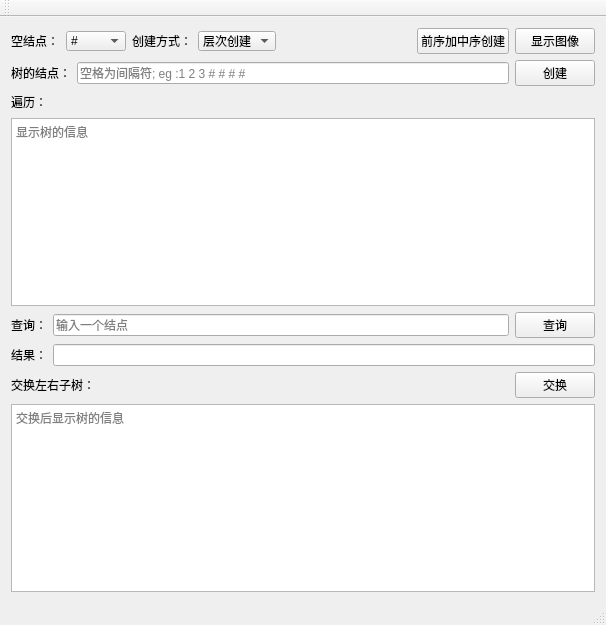
<?xml version="1.0" encoding="UTF-8"?>
<ui version="4.0">
 <class>CreatBinaryTreeClass</class>
 <widget class="QMainWindow" name="CreatBinaryTreeClass">
  <property name="geometry">
   <rect>
    <x>0</x>
    <y>0</y>
    <width>606</width>
    <height>625</height>
   </rect>
  </property>
  <property name="minimumSize">
   <size>
    <width>0</width>
    <height>0</height>
   </size>
  </property>
  <property name="maximumSize">
   <size>
    <width>16777215</width>
    <height>16777215</height>
   </size>
  </property>
  <property name="windowTitle">
   <string>CreatBinaryTree</string>
  </property>
  <widget class="QWidget" name="centralWidget">
   <property name="minimumSize">
    <size>
     <width>0</width>
     <height>0</height>
    </size>
   </property>
   <layout class="QVBoxLayout" name="verticalLayout">
    <item>
     <layout class="QHBoxLayout" name="horizontalLayout_3">
      <item>
       <layout class="QHBoxLayout" name="horizontalLayout">
        <property name="spacing">
         <number>7</number>
        </property>
        <item>
         <widget class="QLabel" name="label">
          <property name="maximumSize">
           <size>
            <width>16777215</width>
            <height>20</height>
           </size>
          </property>
          <property name="text">
           <string>空结点：</string>
          </property>
         </widget>
        </item>
        <item>
         <widget class="QComboBox" name="comboBox">
          <property name="minimumSize">
           <size>
            <width>60</width>
            <height>0</height>
           </size>
          </property>
          <property name="maximumSize">
           <size>
            <width>16777215</width>
            <height>20</height>
           </size>
          </property>
          <item>
           <property name="text">
            <string>#</string>
           </property>
          </item>
          <item>
           <property name="text">
            <string>-1</string>
           </property>
          </item>
          <item>
           <property name="text">
            <string>;</string>
           </property>
          </item>
          <item>
           <property name="text">
            <string>,</string>
           </property>
          </item>
          <item>
           <property name="text">
            <string>.</string>
           </property>
          </item>
         </widget>
        </item>
       </layout>
      </item>
      <item>
       <layout class="QHBoxLayout" name="horizontalLayout_2">
        <item>
         <widget class="QLabel" name="label_2">
          <property name="maximumSize">
           <size>
            <width>16777215</width>
            <height>20</height>
           </size>
          </property>
          <property name="text">
           <string>创建方式：</string>
          </property>
         </widget>
        </item>
        <item>
         <widget class="QComboBox" name="comboBox_2">
          <property name="maximumSize">
           <size>
            <width>16777215</width>
            <height>20</height>
           </size>
          </property>
          <item>
           <property name="text">
            <string>层次创建</string>
           </property>
          </item>
          <item>
           <property name="text">
            <string>前序创建</string>
           </property>
          </item>
         </widget>
        </item>
        <item>
         <spacer name="horizontalSpacer">
          <property name="orientation">
           <enum>Qt::Horizontal</enum>
          </property>
          <property name="sizeHint" stdset="0">
           <size>
            <width>40</width>
            <height>20</height>
           </size>
          </property>
         </spacer>
        </item>
        <item>
         <widget class="QPushButton" name="twovisitButton">
          <property name="text">
           <string>前序加中序创建</string>
          </property>
         </widget>
        </item>
        <item>
         <widget class="QPushButton" name="showButton">
          <property name="text">
           <string>显示图像</string>
          </property>
         </widget>
        </item>
       </layout>
      </item>
     </layout>
    </item>
    <item>
     <layout class="QHBoxLayout" name="horizontalLayout_4">
      <item>
       <widget class="QLabel" name="label_3">
        <property name="text">
         <string>树的结点：</string>
        </property>
       </widget>
      </item>
      <item>
       <widget class="QLineEdit" name="lineEdit">
        <property name="placeholderText">
         <string>空格为间隔符; eg :1 2 3 # # # #</string>
        </property>
       </widget>
      </item>
      <item>
       <widget class="QPushButton" name="pushButton">
        <property name="text">
         <string>创建</string>
        </property>
       </widget>
      </item>
     </layout>
    </item>
    <item>
     <layout class="QHBoxLayout" name="horizontalLayout_5">
      <item>
       <widget class="QLabel" name="label_4">
        <property name="text">
         <string>遍历：</string>
        </property>
       </widget>
      </item>
      <item>
       <spacer name="horizontalSpacer_2">
        <property name="orientation">
         <enum>Qt::Horizontal</enum>
        </property>
        <property name="sizeHint" stdset="0">
         <size>
          <width>40</width>
          <height>20</height>
         </size>
        </property>
       </spacer>
      </item>
     </layout>
    </item>
    <item>
     <widget class="QPlainTextEdit" name="plainTextEdit">
      <property name="sizePolicy">
       <sizepolicy hsizetype="Expanding" vsizetype="Expanding">
        <horstretch>0</horstretch>
        <verstretch>0</verstretch>
       </sizepolicy>
      </property>
      <property name="minimumSize">
       <size>
        <width>0</width>
        <height>100</height>
       </size>
      </property>
      <property name="maximumSize">
       <size>
        <width>16777215</width>
        <height>16777215</height>
       </size>
      </property>
      <property name="readOnly">
       <bool>true</bool>
      </property>
      <property name="placeholderText">
       <string>显示树的信息</string>
      </property>
     </widget>
    </item>
    <item>
     <layout class="QHBoxLayout" name="horizontalLayout_6">
      <item>
       <widget class="QLabel" name="label_5">
        <property name="text">
         <string>查询：</string>
        </property>
       </widget>
      </item>
      <item>
       <widget class="QLineEdit" name="lineEdit_2">
        <property name="placeholderText">
         <string>输入一个结点</string>
        </property>
       </widget>
      </item>
      <item>
       <widget class="QPushButton" name="findButton">
        <property name="text">
         <string>查询</string>
        </property>
       </widget>
      </item>
     </layout>
    </item>
    <item>
     <layout class="QHBoxLayout" name="horizontalLayout_7">
      <item>
       <widget class="QLabel" name="label_6">
        <property name="text">
         <string>结果：</string>
        </property>
       </widget>
      </item>
      <item>
       <widget class="QLineEdit" name="lineEdit_3">
        <property name="readOnly">
         <bool>true</bool>
        </property>
       </widget>
      </item>
     </layout>
    </item>
    <item>
     <layout class="QHBoxLayout" name="horizontalLayout_8">
      <item>
       <widget class="QLabel" name="label_7">
        <property name="text">
         <string>交换左右子树：</string>
        </property>
       </widget>
      </item>
      <item>
       <spacer name="horizontalSpacer_3">
        <property name="orientation">
         <enum>Qt::Horizontal</enum>
        </property>
        <property name="sizeHint" stdset="0">
         <size>
          <width>40</width>
          <height>20</height>
         </size>
        </property>
       </spacer>
      </item>
      <item>
       <widget class="QPushButton" name="swapButton">
        <property name="text">
         <string>交换</string>
        </property>
       </widget>
      </item>
     </layout>
    </item>
    <item>
     <widget class="QPlainTextEdit" name="plainTextEdit_2">
      <property name="minimumSize">
       <size>
        <width>0</width>
        <height>100</height>
       </size>
      </property>
      <property name="readOnly">
       <bool>true</bool>
      </property>
      <property name="placeholderText">
       <string>交换后显示树的信息</string>
      </property>
     </widget>
    </item>
   </layout>
  </widget>
  <widget class="QMenuBar" name="menuBar">
   <property name="geometry">
    <rect>
     <x>0</x>
     <y>0</y>
     <width>606</width>
     <height>26</height>
    </rect>
   </property>
  </widget>
  <widget class="QToolBar" name="mainToolBar">
   <attribute name="toolBarArea">
    <enum>TopToolBarArea</enum>
   </attribute>
   <attribute name="toolBarBreak">
    <bool>false</bool>
   </attribute>
  </widget>
  <widget class="QStatusBar" name="statusBar"/>
 </widget>
 <layoutdefault spacing="6" margin="11"/>
 <resources>
  <include location="creatbinarytree.qrc"/>
 </resources>
 <connections/>
</ui>
